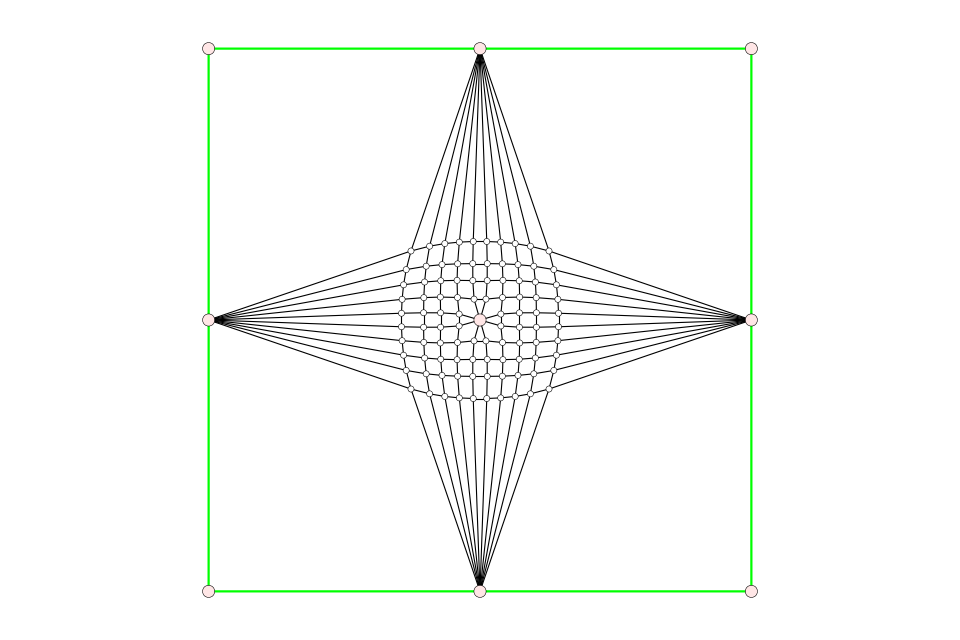

Reproduce this figure in Python.
""""""
from __future__ import absolute_import
from __future__ import division
from __future__ import print_function

import os
import compas_tna

from compas_tna.diagrams import FormDiagram
from compas_tna.diagrams import ForceDiagram
from compas_tna.equilibrium import horizontal

from compas.plotters import MeshPlotter

form = FormDiagram.from_json(compas_tna.get('form_boundaryconditions.json'))
force  = ForceDiagram.from_formdiagram(form)

horizontal(form, force)

# force.plot()

plotter = MeshPlotter(force, figsize=(12, 8), tight=True)

vertexcolor = {key: (1.0, 0.9, 0.9) for key in force.vertices() if not form.get_face_attribute(key, 'is_loaded')}

radius = {key: 0.05 for key in force.vertices()}
radius.update({key: 0.1 for key in force.vertices() if not form.get_face_attribute(key, 'is_loaded')})

plotter.draw_vertices(
	facecolor=vertexcolor,
	radius=radius
)

color = {key: '#00ff00' for key in force.edges() if force.get_form_edge_attribute(form, key, 'is_external')}
width = {key: 2.0 for key in force.edges() if force.get_form_edge_attribute(form, key, 'is_external')}

plotter.draw_edges(
	color=color,
	width=width
)

# uncomment to export to json
# filepath = os.path.join(compas_tna.DATA, 'equilibrium_horizontal.json')
# form.to_json(filepath)

plotter.show()
